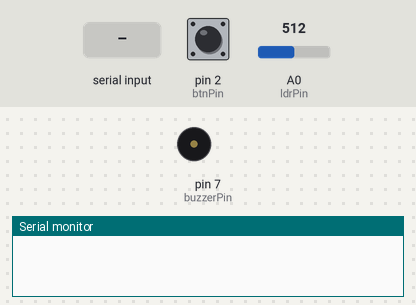
The sketch below on a simulated Arduino Uno, built with avr-gcc and run on an emulated ATmega328P. Shown: buzzer (waves = sounding), the last lines printed to the serial monitor. The inputs (shaded band) are chosen by the test bench; at power-on: pin 2 (btnPin) HIGH, A0 (ldrPin) = 512. Sleep ends after the set time or at an interrupt.

Above: at 1.2 s.
1.3 s: pin 2 (btnPin) pulled LOW for 0.15 s
3.9 s: A0 (ldrPin) set to 700
5.6 s: A0 (ldrPin) set to 723
At 6.55 s:
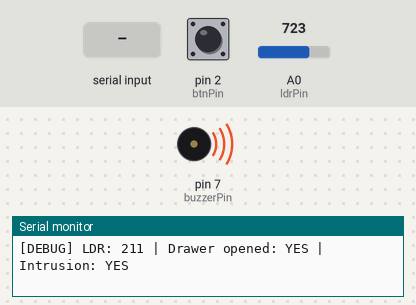
8.6 s: "AUTH YES\n" received over Serial
At 9.8 s:
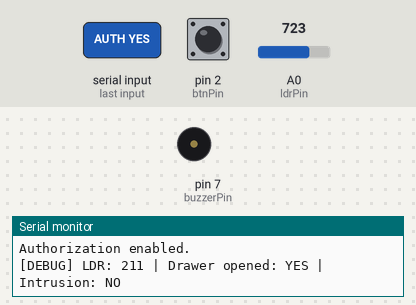
10.9 s: byte 10 ('\n') received over Serial
12.9 s: "AUTH NO\n" received over Serial
At 14.0 s:
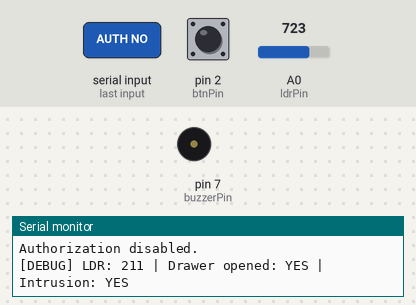
Timing chart, 0 to 16.9 s (numbered marks = the images above; inputs shaded):
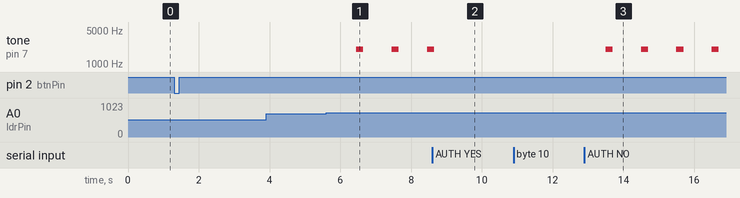

Measured:
- the behaviour switches between 712 and 713 on A0 (ldrPin) (found by bisection; images 0 and 1)
- after the input at 5.6 s, tone on pin 7 (buzzerPin): alternates 2000 Hz for 0.20 s and silent for 0.80 s, starting after 0.85 s
- after the input at 8.6 s, tone on pin 7 (buzzerPin): goes on until 8.7 s, then stays silent
- after the input at 12.9 s, tone on pin 7 (buzzerPin): alternates 2000 Hz for 0.20 s and silent for 0.80 s, starting after 0.60 s

The sketch:

main.ino
```cpp
#include <avr/sleep.h>
#include <avr/power.h>
#include <avr/interrupt.h>

int ldrPin = A0;
int lightThreshold = 200;    // can be adjusted, kept high for debug purposes
int btnPin = 2;
int buzzerPin = 7;

int maxBuffSize = 11;
int logHead = 0, logTail = 0;

bool authorised = false;
String cmd = "";
bool received_cmd = false;

bool awake = false;

typedef struct {
  uint8_t ldrValue;
  bool pushButtonStatus;
  bool intrusionStatus;
} status;

typedef struct {
  status data;
  uint32_t timestamp;
} LogEvent;

LogEvent LogBuffer[11];

void alert() {
  tone(buzzerPin, 2000, 200);
}

void reset() {
  noTone(buzzerPin);
}

bool bufferFull() {
  return ((logHead + 1) % maxBuffSize) == logTail;
}

void popBuffer() {
  logTail = (logTail + 1) % maxBuffSize;
}

void pushBuffer(LogEvent log) {
  LogBuffer[logHead] = log;
  logHead = (logHead + 1) % maxBuffSize;
}

void log(status data) {
  if (bufferFull()) popBuffer();
  LogEvent logEntry;
  logEntry.data = data;
  logEntry.timestamp = millis();
  pushBuffer(logEntry);
}

void check_intrusion(status *data) {
  data->ldrValue = analogRead(ldrPin);
  data->pushButtonStatus = (digitalRead(btnPin) == LOW);  // Active LOW
  data->intrusionStatus = (!authorised && data->ldrValue > lightThreshold && !data->pushButtonStatus);

  Serial.print("[DEBUG] LDR: ");
  Serial.print(data->ldrValue);
  Serial.print(" | Drawer opened: ");
  Serial.print(data->pushButtonStatus ? "NO" : "YES");
  Serial.print(" | Intrusion: ");
  Serial.println(data->intrusionStatus ? "YES" : "NO");

  if (data->intrusionStatus) alert();
  else reset();
}

void printLogs() {
  Serial.println("=== Log Dump ===");
  int index = logTail;
  while (index != logHead) {
    Serial.print("[");
    Serial.print(LogBuffer[index].timestamp);
    Serial.print("] LDR: ");
    Serial.print(LogBuffer[index].data.ldrValue);
    Serial.print(" | Intrusion: ");
    Serial.println(LogBuffer[index].data.intrusionStatus ? "YES" : "NO");
    index = (index + 1) % maxBuffSize;
  }
}

void onDrawerStateChange() {
  if (digitalRead(btnPin) == HIGH) {  // button not pressed ==> drawer is open
    awake = true;
  } else {
    awake = false;     // when pressed:  HIGH → LOW → HIGH → LOW → (stabilizes at LOW) and intrusion also depends on light intensity ==> debounce is not necessary in our case
  }
}

void serialEvent() {
  while (Serial.available()) {
    char inChar = (char)Serial.read();
    if (inChar == '\n') {
      received_cmd = true;
    } else {
      cmd += inChar;
    }
  }
}


void setup() {
  Serial.begin(9600);
  pinMode(buzzerPin, OUTPUT);
  pinMode(ldrPin, INPUT);
  pinMode(btnPin, INPUT_PULLUP);  // Active LOW button

  attachInterrupt(digitalPinToInterrupt(btnPin), onDrawerStateChange, CHANGE);

  cmd.reserve(100);
}

void loop() {
  if (received_cmd) {
    cmd.trim();

    if (cmd.equalsIgnoreCase("AUTH YES")) {
      authorised = true;
      Serial.println("Authorization enabled.");
    }
    else if (cmd.equalsIgnoreCase("AUTH NO")) {
      authorised = false;
      Serial.println("Authorization disabled.");
    }
    else if (cmd.equalsIgnoreCase("LOG")) {
      printLogs();
    }
    else {
      Serial.print("Unknown command: ");
      Serial.println(cmd);
    }
    cmd = "";
    received_cmd = false;
  }

  if (awake) {
    status data;
    check_intrusion(&data);
    log(data);
    delay(1000);
  } else {
    // set_sleep_mode(SLEEP_MODE_PWR_DOWN); // shuts everything
    set_sleep_mode(SLEEP_MODE_IDLE); // keeps the serial and timers running
    noInterrupts();
    sleep_enable();
    EIFR = bit(INTF0);  // clear any pending interrupt
    interrupts();
    sleep_cpu();      // Arduino sleeps here
    sleep_disable();  // resumes after wake
  }
}
```
